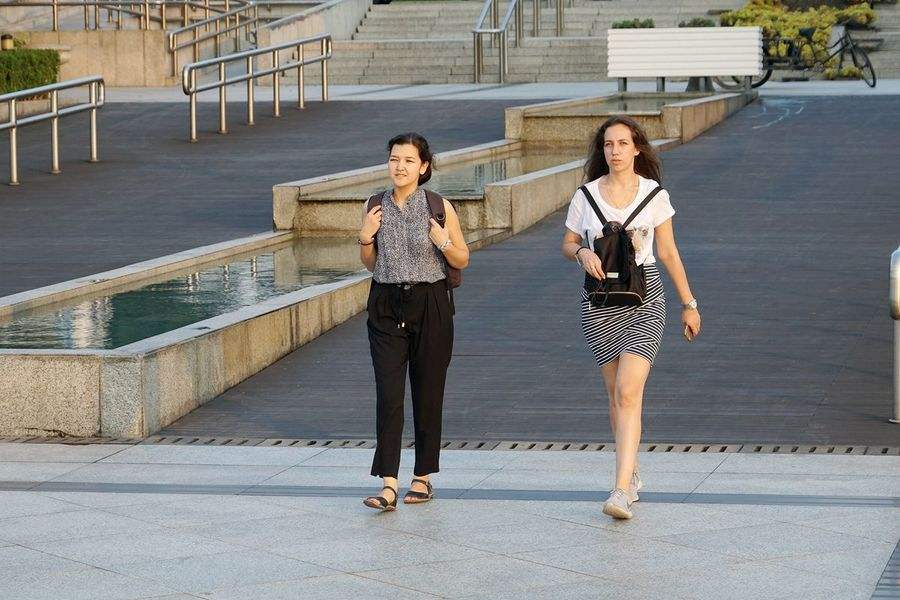
//> input picture pedestrian_detection/test.jpeg, 900 x 600 px, given in place of img_l.jpg, which was not available
$ ./main   (built with g++ and OpenCV 4)
//> lines starting //> are read from the running program, lines starting //| are printed output that depends on the picture; pictures that were not available may be replaced by others from this repository, and a replacement may not be noted
#include<opencv2/opencv.hpp>
#include<opencv2/core/core.hpp>
#include<opencv2/highgui/highgui.hpp>
#include<opencv2/calib3d/calib3d.hpp>
#include<iostream>

using namespace std;
using namespace cv;

//int _tmain(int argc, _TCHAR* argv[])
int main(int argc, char** argv)
{
	Mat left = imread("img_l.jpg", IMREAD_GRAYSCALE);
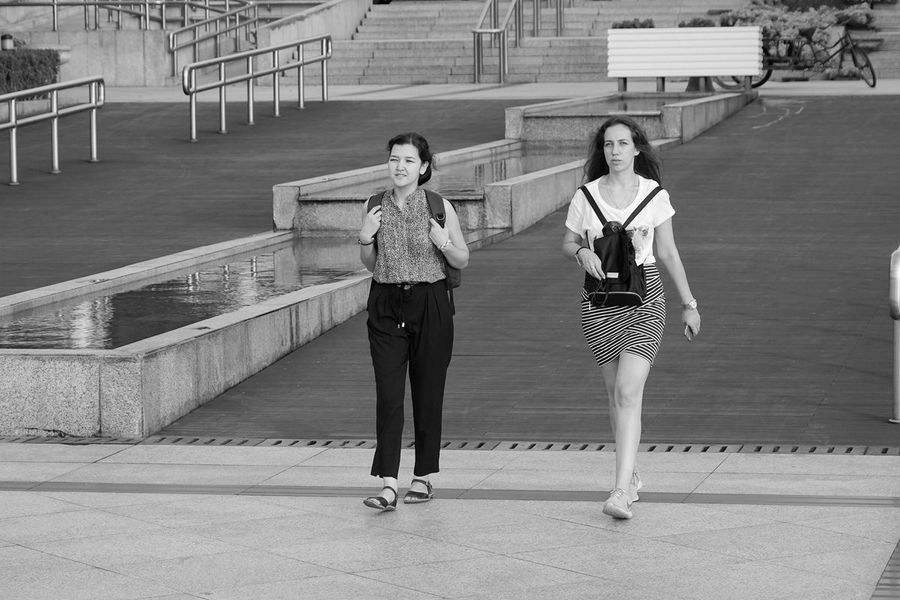
//> left: 600 rows x 900 cols, CV_8UC1; min 0, max 255, mean 129.3
	Mat right = imread("img_r.jpg", IMREAD_GRAYSCALE);
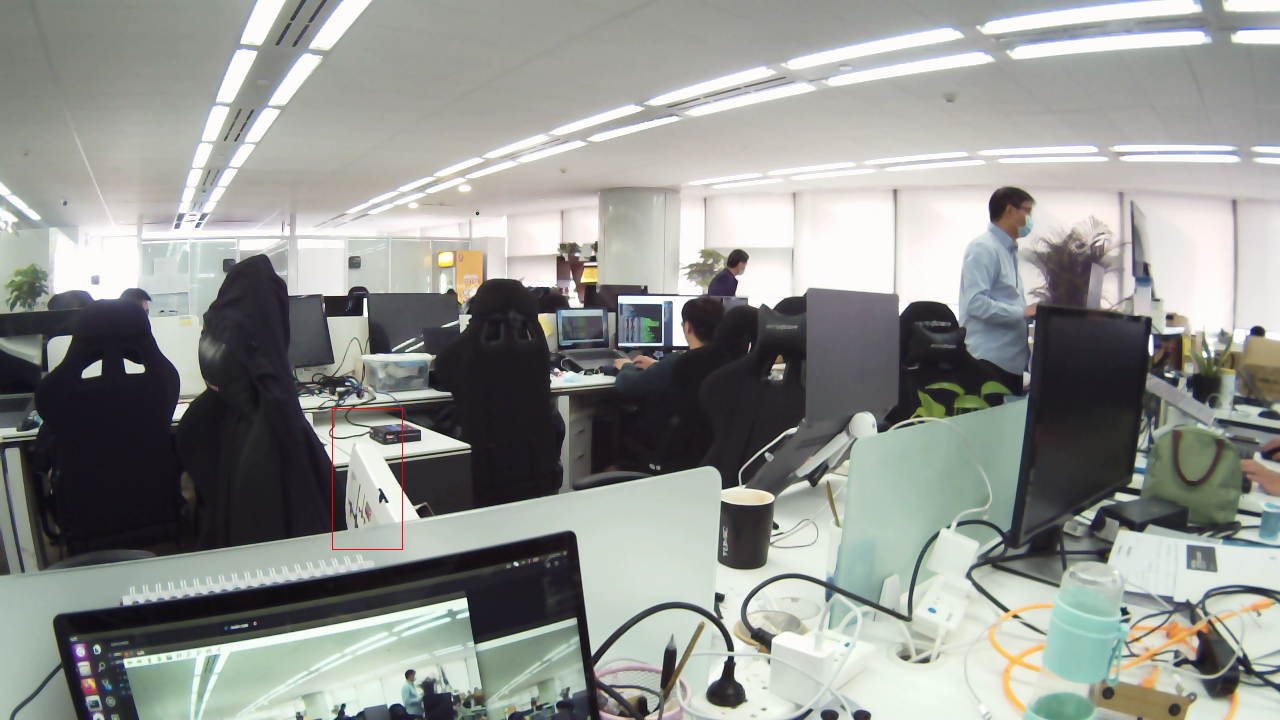
//> input picture pedestrian_detection/left1.png, 1280 x 720 px, given in place of img_r.jpg, which was not available
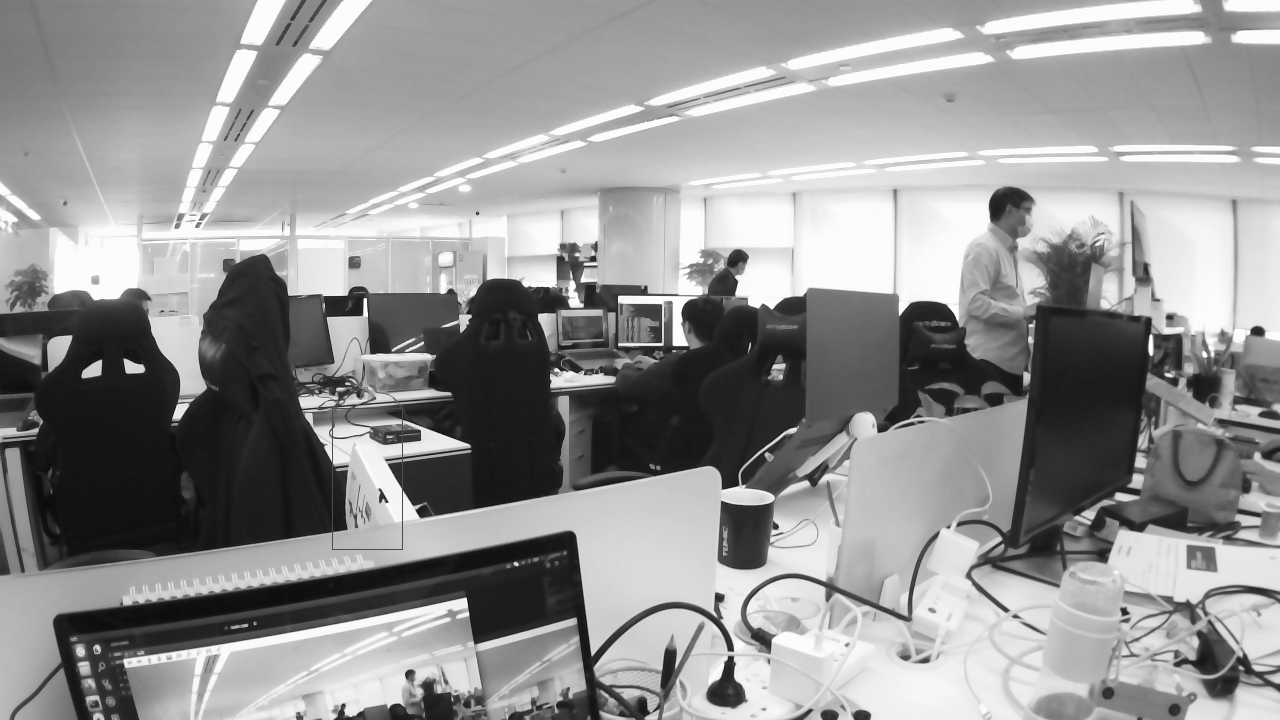
//> right: 720 rows x 1280 cols, CV_8UC1; min 11, max 255, mean 146.7
	Mat disp;
	int mindisparity = 0;
	int ndisparities = 64;
	int SADWindowSize = 11;
	//SGBM
	cv::Ptr<cv::StereoSGBM> sgbm ;
	sgbm.create(mindisparity, ndisparities, SADWindowSize);
//> (this line was passed over: create is not available in this run)


	int P1 = 8 * left.channels() * SADWindowSize* SADWindowSize;
//> P1 = 968
	int P2 = 32 * left.channels() * SADWindowSize* SADWindowSize;
//> P2 = 3872
//> (the run ends here: the program crashes, at `sgbm->setP1(P1);`)
